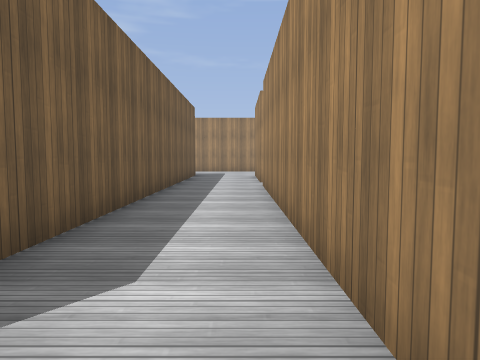
view 1 (above)

12 first-person views from a walk through a Godot game level. The camera is 1.3 m above the floor, tilts 4° down and sees 70° across. The floor is counted in squares, 2 m on a side. Each view is taken from the middle of a square. On the plan, view 1 faces up. The plan holds only what a view shows up to about 10 squares ahead; the rest is blank. Characters and animated objects are left out. Surface patterns are stand-ins for the level's own textures.

view 2
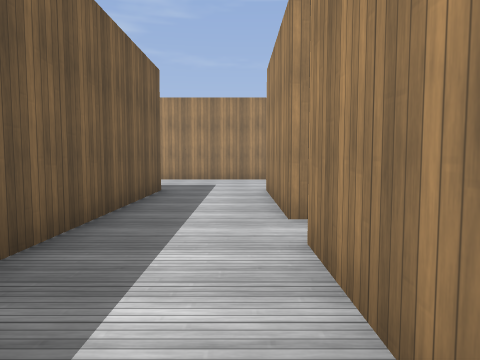

view 3
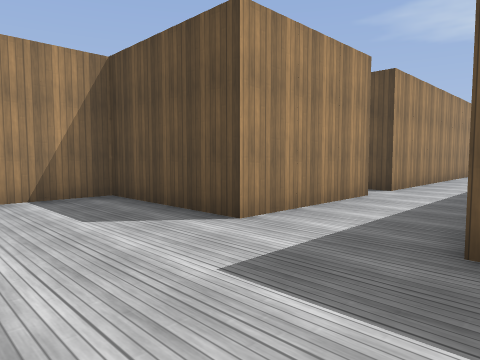

view 4
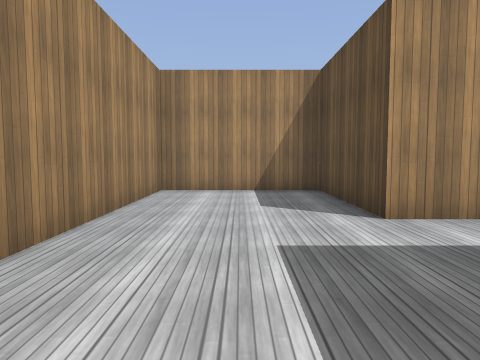

view 5
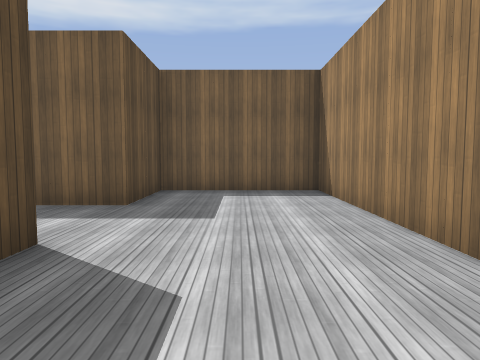

view 6
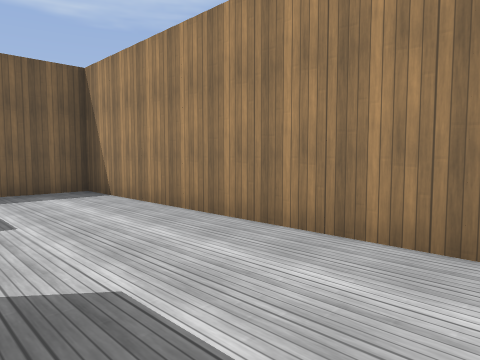

view 7
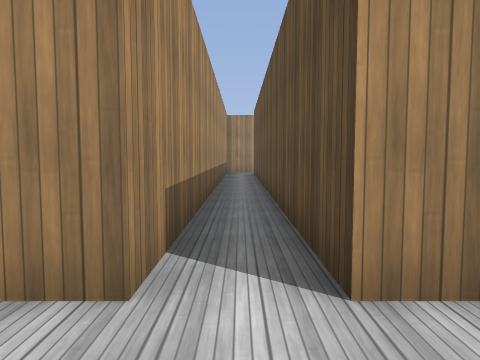

view 8
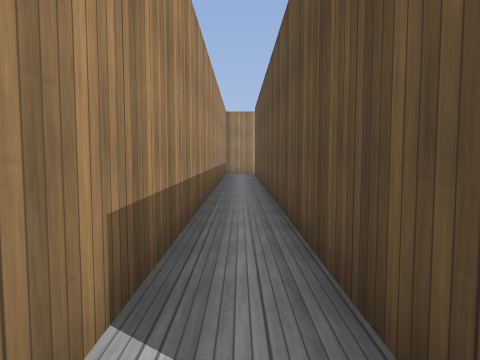

view 9
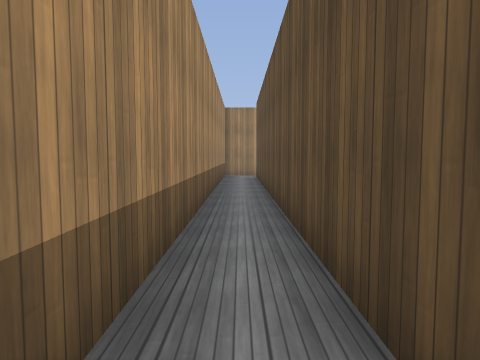

view 10
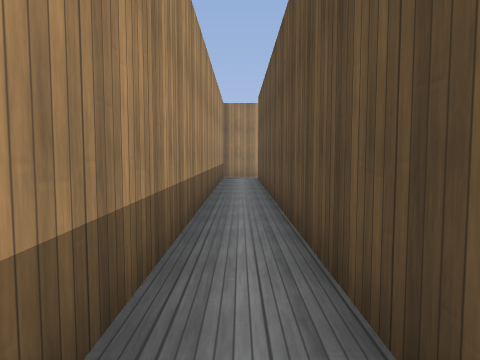

view 11
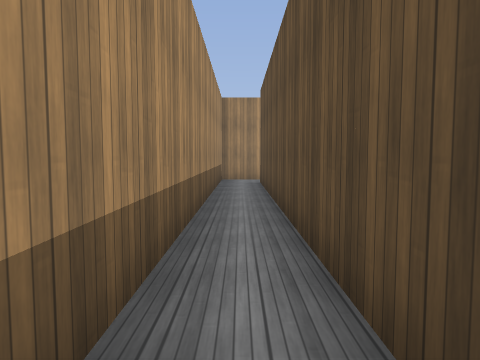

view 12
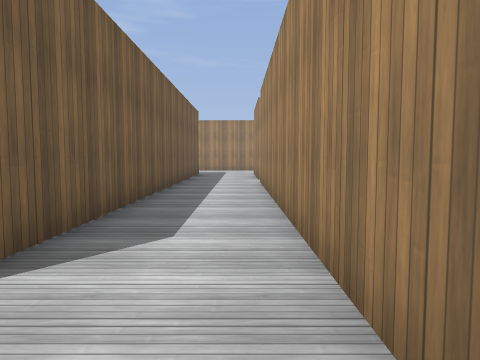

### Floor plan
Key: @ floor where view 1 was taken; # wall or solid block; . floor.
Columns run from 4 left of view 1 to 13 right of it. Each row starts with its distance up from view 1.
 15 #########
 14 #.......#
 13 #.......#
 12 #.......#
 11 ###..####
 10   #..##
  9   #..#############
  8   #..............#
  7   #..########### #
  6   #..#
  5   #..#
  4   #..#
  3   #..#
  2   #..#
  1   #..#
  0    .@#
 -1     .

Positions as (right, up) in squares from view 1, and headings:
1: (0, 0), facing up
2: (0, 5), facing up
3: (-2, 14), facing down-right
4: (-3, 13), facing right
5: (3, 13), facing left
6: (3, 12), facing up-left
7: (-1, 8), facing right
8: (0, 8), facing right
9: (1, 8), facing right
10: (2, 8), facing right
11: (3, 8), facing right
12: (0, -1), facing up
